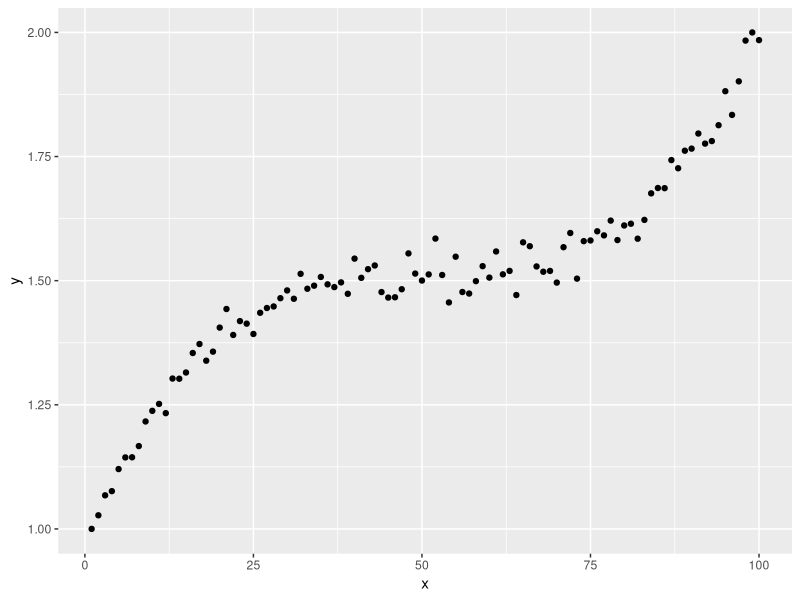
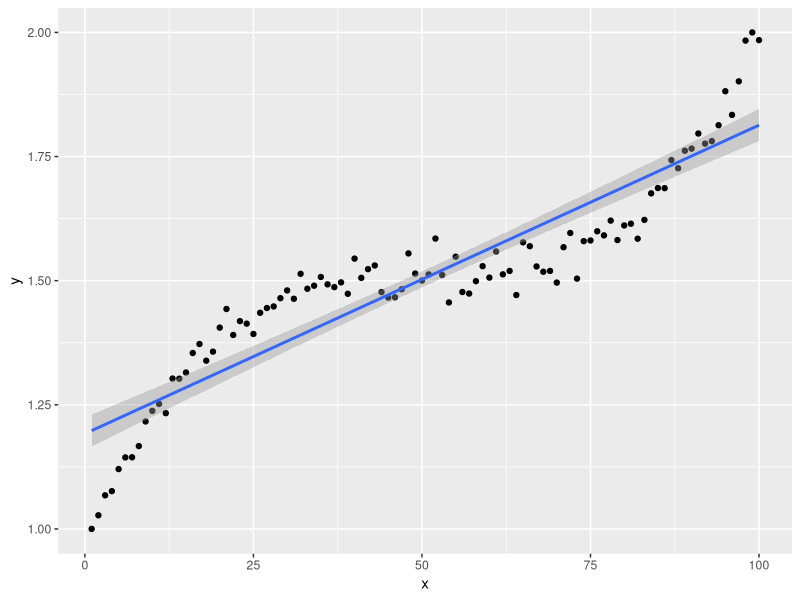
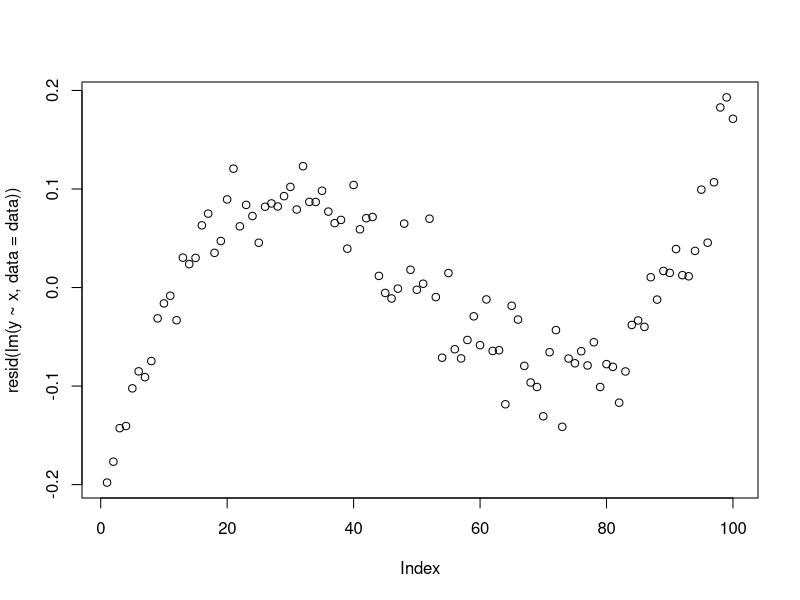
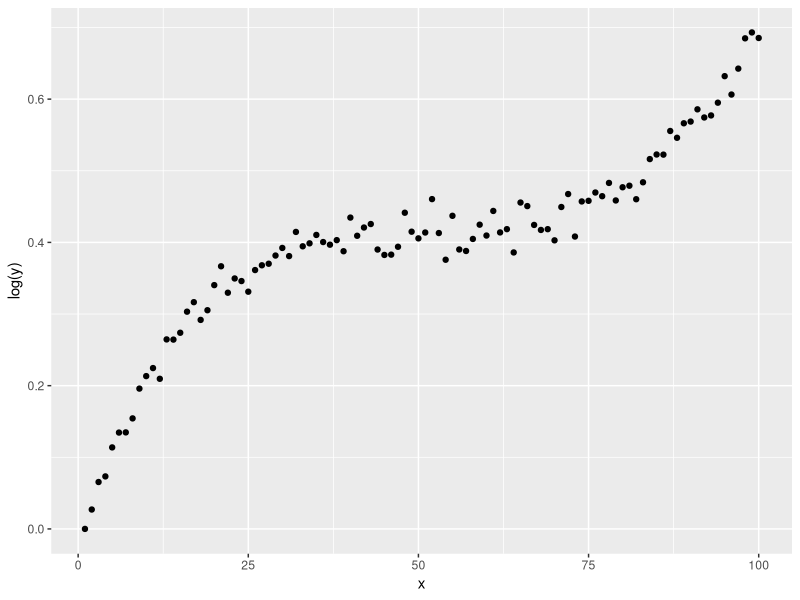
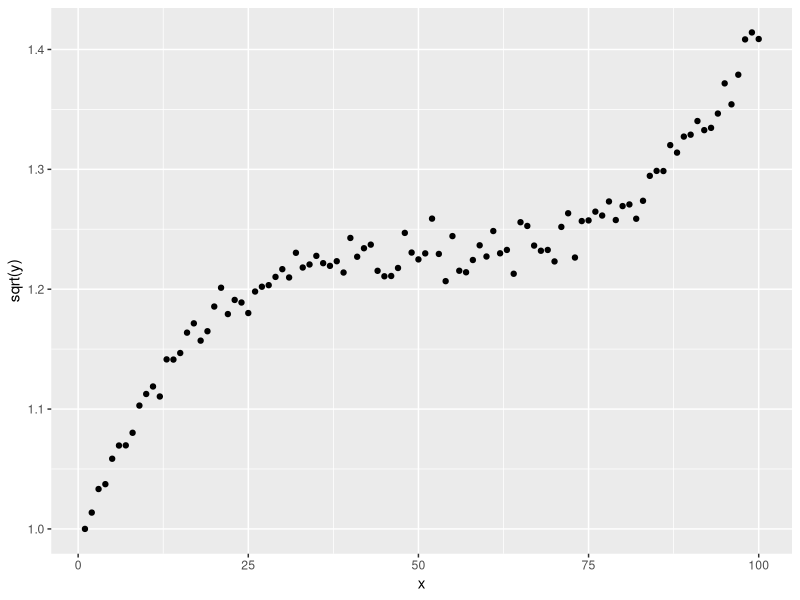
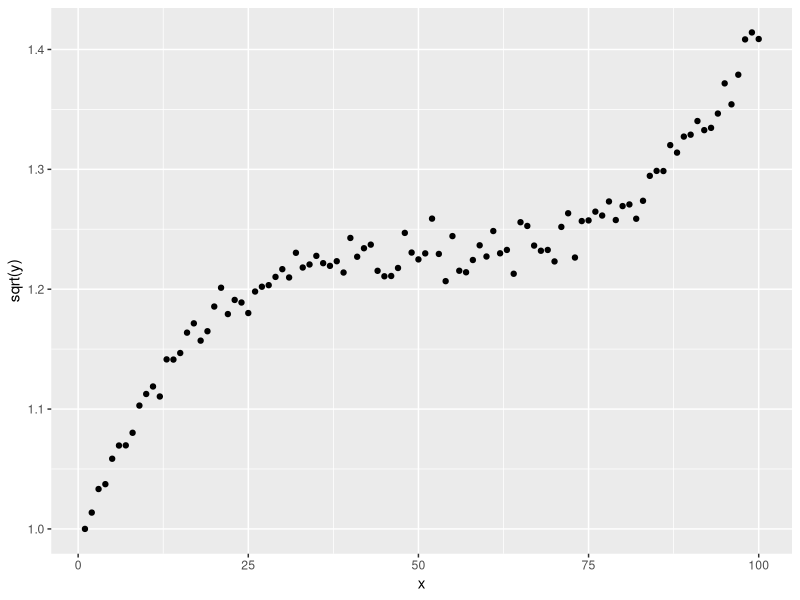
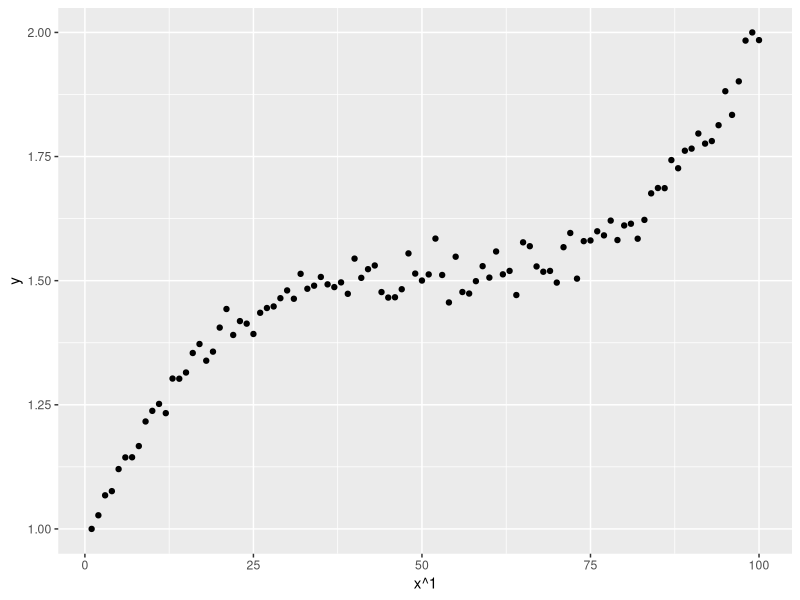
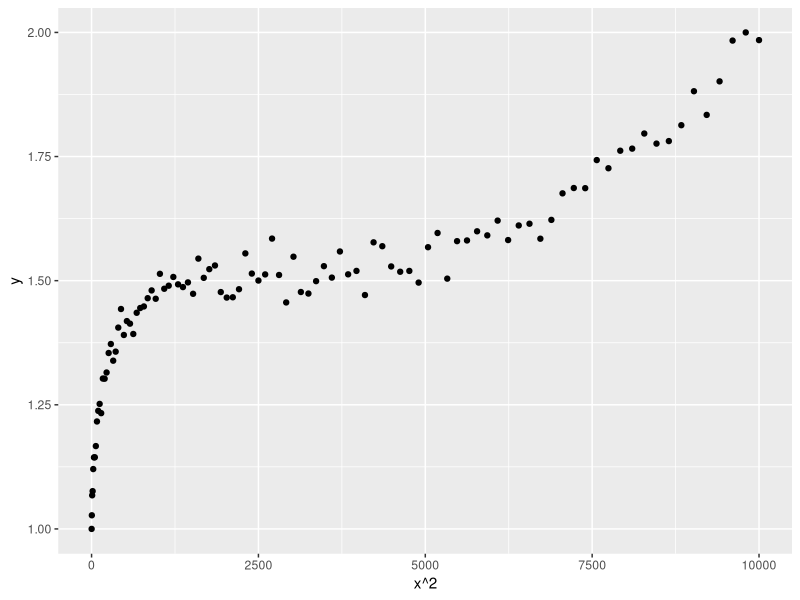

The R script that drew these images, in order:
rm(list = ls())
library(tidyverse)


# data --------------------------------------------------------------------
data <- data_frame(
  x = seq(1, 100, length.out = 100),
  y = 0.001 * (x - mean(x)) ^ 3  + rnorm(length(x)) * sqrt(x)
)

data <- mutate(data, y =  1 + (y - min(y)) / (max(y) - min(y))  )

data

ggplot(data) + 
  geom_point(aes(x, y))

ggplot(data) + 
  geom_point(aes(x, y)) + 
  geom_smooth(aes(x, y), method = "lm")

plot(resid(lm(y ~ x, data = data)))

ggplot(data) + 
  geom_point(aes(x, log(y)))

ggplot(data) + 
  geom_point(aes(x, sqrt(y)))

ggplot(data) + 
  geom_point(aes(x, sqrt(y)))



# ?! ----------------------------------------------------------------------
ggplot(data) + 
  geom_point(aes(x^1, y))

ggplot(data) + 
  geom_point(aes(x^2, y))

ggplot(data) + 
  geom_point(aes(x^3, y))

data <- data %>% 
  mutate(
    x2 = x^2,
    x3 = x^4,
    x5 = x^5,
    x6 = x^7,
    x7 = x^7
    )

plot(resid(lm(y ~ ., data = data)))



"https://archive.ics.uci.edu/ml/datasets/bike+sharing+dataset"


